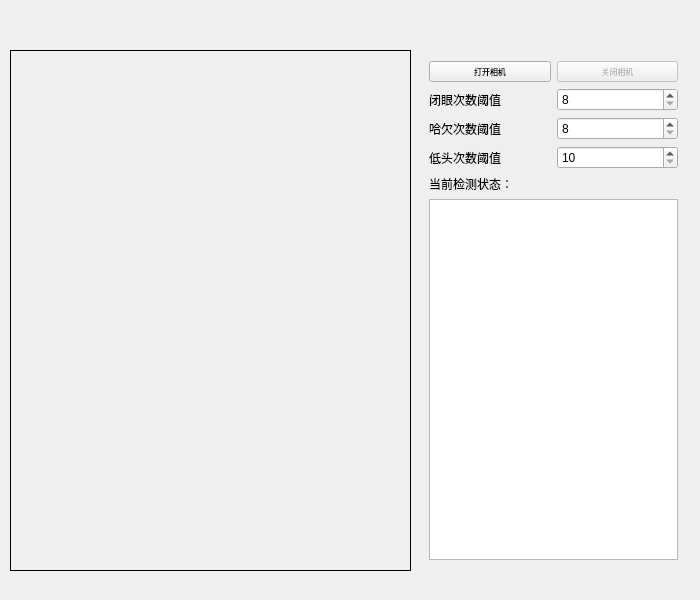
<?xml version="1.0" encoding="UTF-8"?>
<ui version="4.0">
 <class>Widget</class>
 <widget class="QWidget" name="Widget">
  <property name="geometry">
   <rect>
    <x>0</x>
    <y>0</y>
    <width>700</width>
    <height>600</height>
   </rect>
  </property>
  <property name="windowTitle">
   <string>Facial Landmarks</string>
  </property>
  <widget class="QLabel" name="label_camera">
   <property name="enabled">
    <bool>true</bool>
   </property>
   <property name="geometry">
    <rect>
     <x>10</x>
     <y>50</y>
     <width>401</width>
     <height>521</height>
    </rect>
   </property>
   <property name="sizePolicy">
    <sizepolicy hsizetype="Minimum" vsizetype="Minimum">
     <horstretch>0</horstretch>
     <verstretch>0</verstretch>
    </sizepolicy>
   </property>
   <property name="frameShape">
    <enum>QFrame::Box</enum>
   </property>
   <property name="text">
    <string/>
   </property>
  </widget>
  <widget class="QWidget" name="layoutWidget">
   <property name="geometry">
    <rect>
     <x>418</x>
     <y>50</y>
     <width>271</width>
     <height>521</height>
    </rect>
   </property>
   <layout class="QHBoxLayout" name="horizontalLayout">
    <item>
     <layout class="QVBoxLayout" name="right">
      <item>
       <layout class="QHBoxLayout" name="camera">
        <item>
         <widget class="QPushButton" name="pushButton_open_camera">
          <property name="sizePolicy">
           <sizepolicy hsizetype="Minimum" vsizetype="Fixed">
            <horstretch>0</horstretch>
            <verstretch>0</verstretch>
           </sizepolicy>
          </property>
          <property name="font">
           <font>
            <family>Arial</family>
            <pointsize>6</pointsize>
            <weight>50</weight>
            <italic>false</italic>
            <bold>false</bold>
           </font>
          </property>
          <property name="styleSheet">
           <string notr="true">font: 6pt &quot;Arial&quot;;</string>
          </property>
          <property name="text">
           <string>打开相机</string>
          </property>
         </widget>
        </item>
        <item>
         <widget class="QPushButton" name="pushButton_close_camera">
          <property name="enabled">
           <bool>false</bool>
          </property>
          <property name="sizePolicy">
           <sizepolicy hsizetype="Minimum" vsizetype="Fixed">
            <horstretch>0</horstretch>
            <verstretch>0</verstretch>
           </sizepolicy>
          </property>
          <property name="font">
           <font>
            <family>Arial</family>
            <pointsize>6</pointsize>
            <weight>50</weight>
            <italic>false</italic>
            <bold>false</bold>
           </font>
          </property>
          <property name="styleSheet">
           <string notr="true">font: 6pt &quot;Arial&quot;;</string>
          </property>
          <property name="text">
           <string>关闭相机</string>
          </property>
         </widget>
        </item>
       </layout>
      </item>
      <item>
       <layout class="QHBoxLayout" name="eye">
        <item>
         <widget class="QLabel" name="eyelabel">
          <property name="styleSheet">
           <string notr="true">font: 6pt &quot;Arial&quot;;</string>
          </property>
          <property name="text">
           <string>闭眼次数阈值</string>
          </property>
         </widget>
        </item>
        <item>
         <widget class="QSpinBox" name="eyespinBox">
          <property name="minimum">
           <number>8</number>
          </property>
         </widget>
        </item>
       </layout>
      </item>
      <item>
       <layout class="QHBoxLayout" name="yawn">
        <item>
         <widget class="QLabel" name="yawnlabel">
          <property name="styleSheet">
           <string notr="true">font: 6pt &quot;Arial&quot;;</string>
          </property>
          <property name="text">
           <string>哈欠次数阈值</string>
          </property>
         </widget>
        </item>
        <item>
         <widget class="QSpinBox" name="yawnspinBox">
          <property name="minimum">
           <number>8</number>
          </property>
         </widget>
        </item>
       </layout>
      </item>
      <item>
       <layout class="QHBoxLayout" name="head">
        <item>
         <widget class="QLabel" name="headlabel">
          <property name="styleSheet">
           <string notr="true">font: 6pt &quot;Arial&quot;;</string>
          </property>
          <property name="text">
           <string>低头次数阈值</string>
          </property>
         </widget>
        </item>
        <item>
         <widget class="QSpinBox" name="headspinBox">
          <property name="minimum">
           <number>10</number>
          </property>
         </widget>
        </item>
       </layout>
      </item>
      <item>
       <layout class="QVBoxLayout" name="status">
        <item>
         <widget class="QLabel" name="StatusLabel">
          <property name="sizePolicy">
           <sizepolicy hsizetype="Minimum" vsizetype="Fixed">
            <horstretch>0</horstretch>
            <verstretch>0</verstretch>
           </sizepolicy>
          </property>
          <property name="styleSheet">
           <string notr="true">font: 6pt &quot;Arial&quot;;</string>
          </property>
          <property name="text">
           <string>当前检测状态：</string>
          </property>
         </widget>
        </item>
        <item>
         <widget class="QTextBrowser" name="StatusTextBrowser">
          <property name="sizePolicy">
           <sizepolicy hsizetype="Minimum" vsizetype="Minimum">
            <horstretch>0</horstretch>
            <verstretch>0</verstretch>
           </sizepolicy>
          </property>
         </widget>
        </item>
       </layout>
      </item>
     </layout>
    </item>
   </layout>
  </widget>
 </widget>
 <layoutdefault spacing="6" margin="11"/>
 <resources/>
 <connections/>
</ui>
